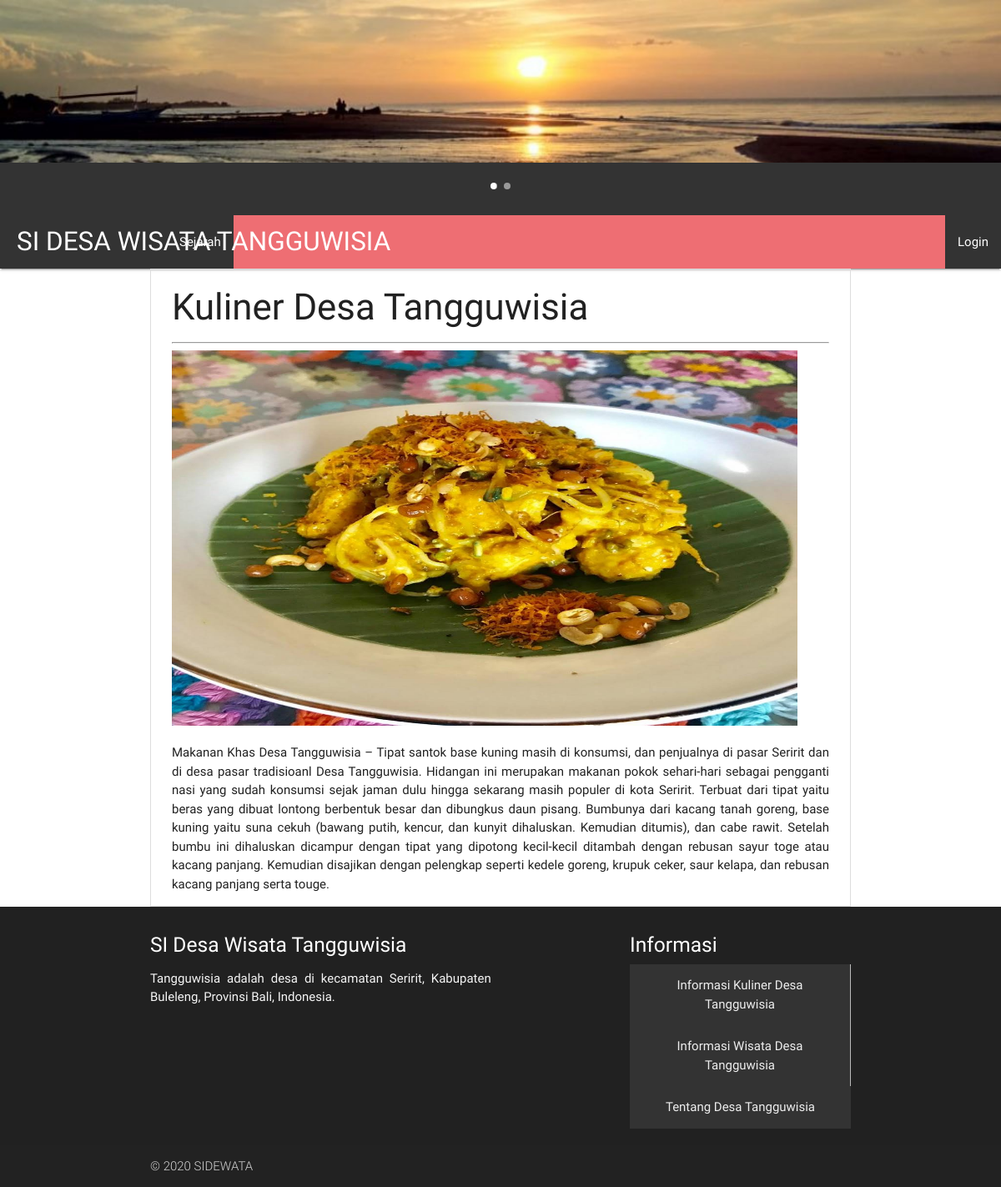
Screenshot of /blog/index/kuliner-desa-tangguwisia with the database file from the repository.
### tables this page shows
CREATE TABLE `post` (
  `judul` varchar(50) NOT NULL,
  `link` varchar(50) NOT NULL,
  `konten` text NOT NULL,
  `picture` text NOT NULL
);

### application/controllers/Blog.php (called while the page is built, shortened)
<?php defined('BASEPATH') OR exit('No direct script access allowed');
class Blog extends CI_Controller{
  public function __construct()
  {
    $this->load->helper('url');
    $this->load->model('M_blog', 'blog');
  }
  function index($link = FALSE)
  {
    if ($link === FALSE) {
      $data['posts'] = $this->blog->read();
      $this->load->view('header');
      $this->load->view('home', $data);
      $this->load->view('footer');
    } else {
      $data['post'] = $this->blog->read($link);
      $this->load->view('header');
      $this->load->view('post', $data);
      $this->load->view('footer');
    }
  }
}

### index.php (called while the page is built, shortened)
<?php
require_once BASEPATH.'core/CodeIgniter.php';

### application/models/M_blog.php (called while the page is built, shortened)
<?php defined('BASEPATH') OR exit('No direct script access allowed');
class M_blog extends CI_Model{
  public function read($link = FALSE)
  {
    if ($link === FALSE) {
      $query = $this->db->get('post');
      return $query->result_array();
    } else {
      $query = $this->db->get_where('post', array('link' => $link));
      return $query->row();
    }
  }
}

### application/views/post.php (the view, shortened to what this page needs)
<h3><?= $post->judul; ?></h3>
<hr>
<img width="750" height="450" src="<?php echo base_url("asset/images/".$post->picture); ?>" class="center"/>
<p><?= str_replace("\n","<br />",$post->konten);?></p>

### application/views/post.php (style rules this page uses)
p { text-align: justify; }

### application/views/footer.php (style rules this page uses)
body { display: flex; min-height: 100vh; flex-direction: column; }

### rows the page displays
post: judul "Kuliner Desa Tangguwisia", picture (picture), konten "Makanan Khas Desa Tangguwisia – Tipat santok base kuning masih di konsumsi, dan penjualnya di pasar Seririt dan di desa pasar tradisioanl Desa Tangguwisia. Hidangan ini merupakan makanan pokok sehari-hari sebagai pengganti nasi yang sudah konsumsi sejak jaman dulu hingga sekarang masih populer di kota Seririt. Terbuat dari tipat yaitu beras yang dibuat lontong berbentuk besar dan dibungkus daun pisang. Bumbunya dari kacang tanah goreng, base kuning yaitu suna cekuh (bawang putih, kencur, dan kunyit dihaluskan. Kemudian ditumis), dan cabe rawit. Setelah bumbu ini dihaluskan dicampur dengan tipat yang dipotong kecil-kecil ditambah dengan rebusan sayur toge atau kacang panjang. Kemudian…"
